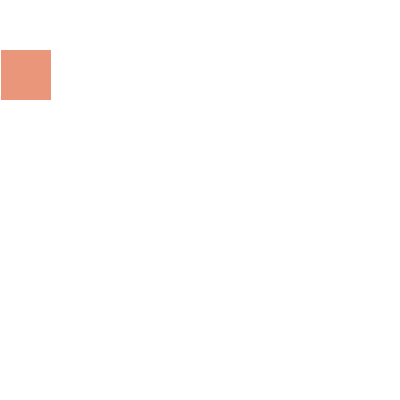
Frame 1 (no input)
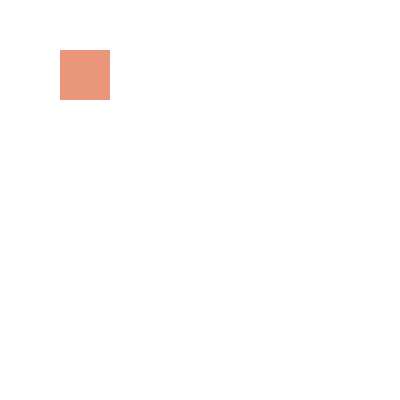
Frame 60 (the mouse pressed at the canvas centre just before this capture)
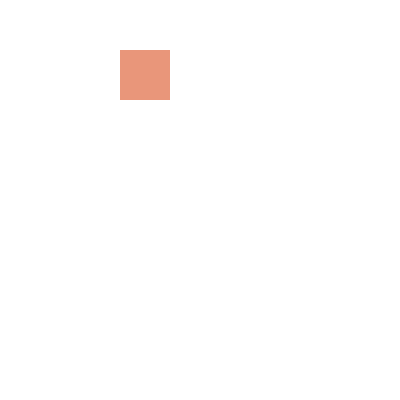
Frame 120 (the mouse held since frame 60 and released just before this capture)

The Processing sketch that drew these frames (run headless with seeded random() and noise(); from frame 60 on, the mouse is pressed at the canvas centre):

// Processing sketch: CS1013_Lab1_Ex3
// ── CS1013_Lab1_Ex3.pde
int i;

void setup() {
size(400, 400);
i=0;
frameRate(120);
}

void draw() {
i++;
background(255);
noStroke();fill(#E9967A);
rect(i,50,50,50);
if (i>=(400-50))  rect(i-399,50,50,50); //draws from out of bounds 
if (i>=400) i=0; //reset the value of i


}
